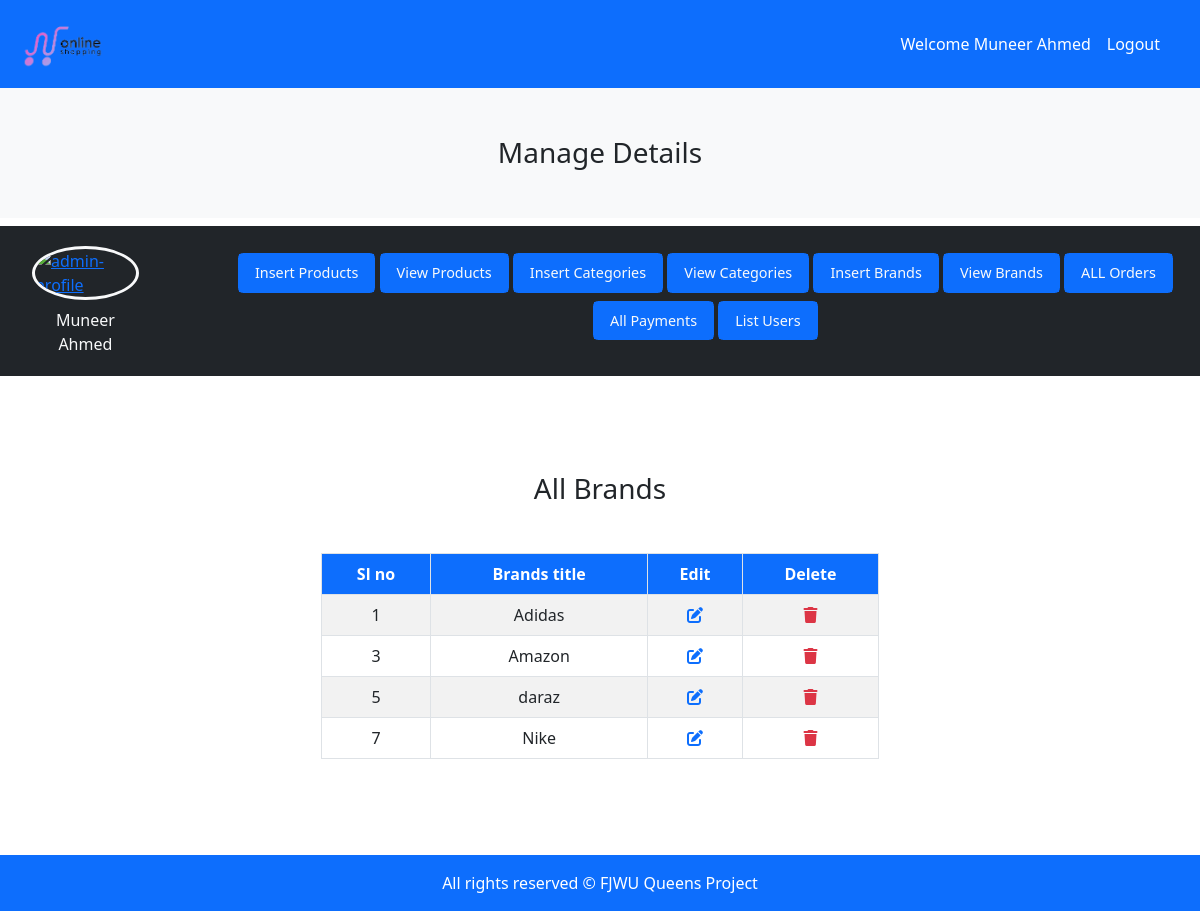
The app's page /Admin/index.php?view_brands (signed in) with its own data.
### tables this page shows
CREATE TABLE `brands` (
  `brand_id` int(11) NOT NULL,
  `brand_title` varchar(100) NOT NULL
);

### Admin/view_brands.php (the view, shortened to what this page needs)
<h3 class="text-center">All Brands</h3>
<table class="table table-bordered table-striped w-50 m-auto text-center mt-5">
    <thead class="bg-primary text-white">
        <th>Sl no</th>
        <th>Brands title</th>
        <th>Edit</th>
        <th>Delete</th>
    </thead>
    <tbody>
    <?php
    $select_brand = "SELECT * FROM brands";
    $result_brand = mysqli_query($connection, $select_brand);
    $number = 0;
    while($row = mysqli_fetch_assoc($result_brand)){
        $brand_id = $row['brand_id'];
        $brand_title = $row['brand_title'];
        $number++;
    ?>
        <tr>
            <td> <?php echo $number++; ?> </td>
            <td> <?php echo $brand_title; ?> </td>
            <td><a href='index.php?edit_brands=<?php echo $brand_id; ?>' class='text-dark'><i class='fa-solid fa-pen-to-square text-primary'></i></a></td>
            <td><a href='index.php?delete_brands=<?php echo $brand_id; ?>' class='text-dark' type="button" data-bs-toggle="modal" data-bs-target="#exampleModal"><i class='fa-solid fa-trash text-danger'></i></a></td>
        </tr>
    <?php
    }
    ?>
    </tbody>
</table>

### style.css (style rules this page uses)
* { margin: 0; padding: 0; box-sizing: border-box; }
body { overflow-x: hidden; }

### records on screen
brands: brand_title "Adidas"
brands: brand_title "Amazon"
brands: brand_title "daraz"
brands: brand_title "Nike"

### other values on screen
$_SESSION['admin_username'] "Muneer Ahmed"
